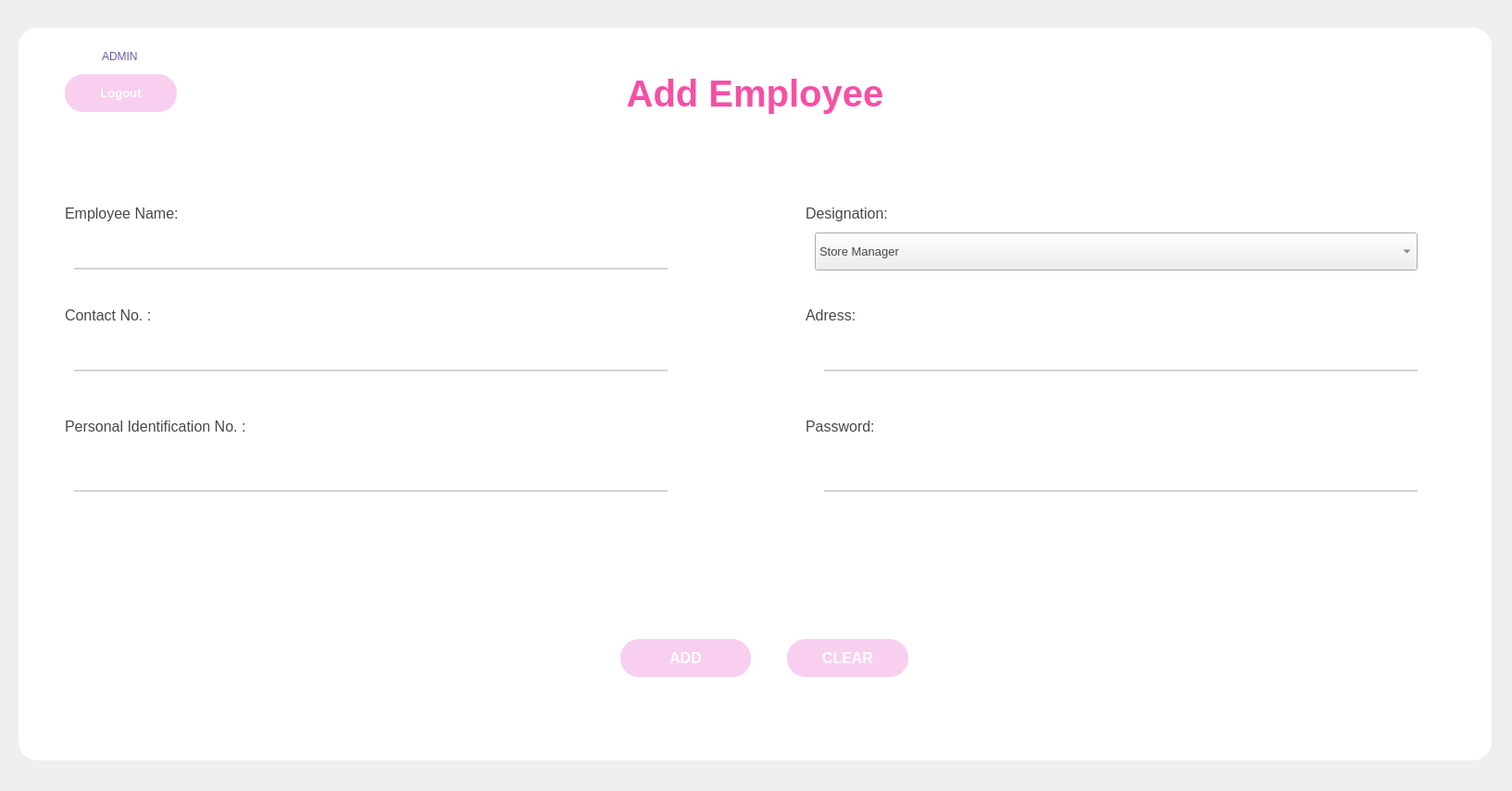
<?xml version="1.0" encoding="UTF-8"?>
<ui version="4.0">
 <class>MainWindow</class>
 <widget class="QMainWindow" name="MainWindow">
  <property name="geometry">
   <rect>
    <x>0</x>
    <y>0</y>
    <width>1633</width>
    <height>854</height>
   </rect>
  </property>
  <property name="windowTitle">
   <string>Add Employee</string>
  </property>
  <property name="windowIcon">
   <iconset>
    <normaloff>C:/Users/Phuong Nhi/Downloads/teddy-bear.png</normaloff>C:/Users/Phuong Nhi/Downloads/teddy-bear.png</iconset>
  </property>
  <property name="styleSheet">
   <string notr="true"/>
  </property>
  <widget class="QWidget" name="centralwidget">
   <widget class="QLabel" name="label">
    <property name="geometry">
     <rect>
      <x>110</x>
      <y>50</y>
      <width>91</width>
      <height>21</height>
     </rect>
    </property>
    <property name="font">
     <font>
      <pointsize>9</pointsize>
     </font>
    </property>
    <property name="styleSheet">
     <string notr="true">color: rgb(110, 88, 165);</string>
    </property>
    <property name="text">
     <string>ADMIN</string>
    </property>
   </widget>
   <widget class="QPushButton" name="pushButtonLogout">
    <property name="geometry">
     <rect>
      <x>70</x>
      <y>80</y>
      <width>121</width>
      <height>41</height>
     </rect>
    </property>
    <property name="font">
     <font>
      <pointsize>10</pointsize>
      <weight>75</weight>
      <bold>true</bold>
     </font>
    </property>
    <property name="styleSheet">
     <string notr="true">QPushButton {
	color: rgb(255, 255, 255);
    border-radius: 20px;
	background-color: rgb(248, 207, 239);
    padding: 10px;
    font-weight: bold;
}

QPushButton:hover {
    background-color: #ff85c0;
}

QPushButton:pressed {
    background-color: #d14789;
}

QPushButton {
    box-shadow: 5px 5px 15px rgba(0, 0, 0, 0.3); /* Bóng đổ */
}
</string>
    </property>
    <property name="text">
     <string>Logout</string>
    </property>
    <property name="icon">
     <iconset>
      <normaloff>../images/log-out.png</normaloff>../images/log-out.png</iconset>
    </property>
   </widget>
   <widget class="QLabel" name="label_2">
    <property name="geometry">
     <rect>
      <x>510</x>
      <y>50</y>
      <width>611</width>
      <height>101</height>
     </rect>
    </property>
    <property name="font">
     <font>
      <family>MS Shell Dlg 2</family>
      <pointsize>30</pointsize>
      <weight>75</weight>
      <bold>true</bold>
     </font>
    </property>
    <property name="styleSheet">
     <string notr="true">color: rgb(247, 79, 164);</string>
    </property>
    <property name="text">
     <string>Add Employee</string>
    </property>
    <property name="alignment">
     <set>Qt::AlignCenter</set>
    </property>
   </widget>
   <widget class="QLabel" name="label_5">
    <property name="geometry">
     <rect>
      <x>20</x>
      <y>30</y>
      <width>1591</width>
      <height>791</height>
     </rect>
    </property>
    <property name="styleSheet">
     <string notr="true">border-radius: 20; background: rgb(255, 255, 255)</string>
    </property>
    <property name="text">
     <string/>
    </property>
   </widget>
   <widget class="QLabel" name="label_6">
    <property name="geometry">
     <rect>
      <x>0</x>
      <y>0</y>
      <width>1631</width>
      <height>861</height>
     </rect>
    </property>
    <property name="text">
     <string/>
    </property>
    <property name="pixmap">
     <pixmap>../images/background.jpg</pixmap>
    </property>
    <property name="scaledContents">
     <bool>true</bool>
    </property>
   </widget>
   <widget class="QLabel" name="label_7">
    <property name="geometry">
     <rect>
      <x>80</x>
      <y>50</y>
      <width>21</width>
      <height>21</height>
     </rect>
    </property>
    <property name="text">
     <string/>
    </property>
    <property name="pixmap">
     <pixmap>../images/profile.png</pixmap>
    </property>
    <property name="scaledContents">
     <bool>true</bool>
    </property>
   </widget>
   <widget class="QLabel" name="timelabel">
    <property name="geometry">
     <rect>
      <x>1280</x>
      <y>60</y>
      <width>191</width>
      <height>21</height>
     </rect>
    </property>
    <property name="font">
     <font>
      <pointsize>10</pointsize>
      <italic>true</italic>
     </font>
    </property>
    <property name="styleSheet">
     <string notr="true">color: rgb(72, 72, 72);
</string>
    </property>
    <property name="text">
     <string/>
    </property>
   </widget>
   <widget class="QLineEdit" name="lineEditEmployeeName">
    <property name="geometry">
     <rect>
      <x>80</x>
      <y>260</y>
      <width>641</width>
      <height>31</height>
     </rect>
    </property>
    <property name="font">
     <font>
      <pointsize>10</pointsize>
      <italic>false</italic>
     </font>
    </property>
    <property name="styleSheet">
     <string notr="true">border: none;
border-bottom: 2px solid grey; /* Điều chỉnh độ dày và màu của viền dưới */
border-color: rgb(211, 211, 211);
padding: 5px;</string>
    </property>
    <property name="placeholderText">
     <string/>
    </property>
   </widget>
   <widget class="QLabel" name="label_3">
    <property name="geometry">
     <rect>
      <x>70</x>
      <y>210</y>
      <width>211</width>
      <height>41</height>
     </rect>
    </property>
    <property name="font">
     <font>
      <pointsize>12</pointsize>
      <weight>50</weight>
      <italic>false</italic>
      <bold>false</bold>
     </font>
    </property>
    <property name="styleSheet">
     <string notr="true">color: rgb(72, 72, 72);
</string>
    </property>
    <property name="text">
     <string>Employee Name:</string>
    </property>
   </widget>
   <widget class="QLabel" name="label_4">
    <property name="geometry">
     <rect>
      <x>70</x>
      <y>320</y>
      <width>211</width>
      <height>41</height>
     </rect>
    </property>
    <property name="font">
     <font>
      <pointsize>12</pointsize>
     </font>
    </property>
    <property name="styleSheet">
     <string notr="true">color: rgb(72, 72, 72);
</string>
    </property>
    <property name="text">
     <string>Contact No. :</string>
    </property>
   </widget>
   <widget class="QLabel" name="label_8">
    <property name="geometry">
     <rect>
      <x>70</x>
      <y>440</y>
      <width>291</width>
      <height>41</height>
     </rect>
    </property>
    <property name="font">
     <font>
      <pointsize>12</pointsize>
     </font>
    </property>
    <property name="styleSheet">
     <string notr="true">color: rgb(72, 72, 72);
</string>
    </property>
    <property name="text">
     <string>Personal Identification No. :</string>
    </property>
   </widget>
   <widget class="QLineEdit" name="lineEditContactNo">
    <property name="geometry">
     <rect>
      <x>80</x>
      <y>370</y>
      <width>641</width>
      <height>31</height>
     </rect>
    </property>
    <property name="font">
     <font>
      <pointsize>10</pointsize>
      <italic>false</italic>
     </font>
    </property>
    <property name="styleSheet">
     <string notr="true">border: none;
border-bottom: 2px solid grey; /* Điều chỉnh độ dày và màu của viền dưới */
border-color: rgb(211, 211, 211);
padding: 5px;</string>
    </property>
    <property name="placeholderText">
     <string/>
    </property>
   </widget>
   <widget class="QLineEdit" name="lineEditCCCDNo">
    <property name="geometry">
     <rect>
      <x>80</x>
      <y>500</y>
      <width>641</width>
      <height>31</height>
     </rect>
    </property>
    <property name="font">
     <font>
      <pointsize>10</pointsize>
      <italic>false</italic>
     </font>
    </property>
    <property name="styleSheet">
     <string notr="true">border: none;
border-bottom: 2px solid grey; /* Điều chỉnh độ dày và màu của viền dưới */
border-color: rgb(211, 211, 211);
padding: 5px;</string>
    </property>
    <property name="placeholderText">
     <string/>
    </property>
   </widget>
   <widget class="QPushButton" name="pushButtonAdd">
    <property name="geometry">
     <rect>
      <x>670</x>
      <y>690</y>
      <width>141</width>
      <height>41</height>
     </rect>
    </property>
    <property name="font">
     <font>
      <pointsize>12</pointsize>
      <weight>75</weight>
      <bold>true</bold>
     </font>
    </property>
    <property name="styleSheet">
     <string notr="true">QPushButton {
	color: rgb(255, 255, 255);
    border-radius: 20px;
	background-color: rgb(248, 207, 239);
    padding: 10px;
    font-weight: bold;
}

QPushButton:hover {
    background-color: #ff85c0;
}

QPushButton:pressed {
    background-color: #d14789;
}

QPushButton {
    box-shadow: 5px 5px 15px rgba(0, 0, 0, 0.3); /* Bóng đổ */
}
</string>
    </property>
    <property name="text">
     <string>ADD</string>
    </property>
    <property name="icon">
     <iconset>
      <normaloff>C:/Users/Phuong Nhi/Downloads/add (2).png</normaloff>C:/Users/Phuong Nhi/Downloads/add (2).png</iconset>
    </property>
    <property name="iconSize">
     <size>
      <width>30</width>
      <height>30</height>
     </size>
    </property>
   </widget>
   <widget class="QPushButton" name="pushButtonClear">
    <property name="geometry">
     <rect>
      <x>850</x>
      <y>690</y>
      <width>131</width>
      <height>41</height>
     </rect>
    </property>
    <property name="font">
     <font>
      <pointsize>12</pointsize>
      <weight>75</weight>
      <bold>true</bold>
     </font>
    </property>
    <property name="styleSheet">
     <string notr="true">QPushButton {
	color: rgb(255, 255, 255);
    border-radius: 20px;
	background-color: rgb(248, 207, 239);
    padding: 10px;
    font-weight: bold;
}

QPushButton:hover {
    background-color: #ff85c0;
}

QPushButton:pressed {
    background-color: #d14789;
}

QPushButton {
    box-shadow: 5px 5px 15px rgba(0, 0, 0, 0.3); /* Bóng đổ */
}
</string>
    </property>
    <property name="text">
     <string>CLEAR</string>
    </property>
    <property name="icon">
     <iconset>
      <normaloff>C:/Users/Phuong Nhi/Downloads/eraser.png</normaloff>C:/Users/Phuong Nhi/Downloads/eraser.png</iconset>
    </property>
    <property name="iconSize">
     <size>
      <width>30</width>
      <height>30</height>
     </size>
    </property>
   </widget>
   <widget class="QLabel" name="label_10">
    <property name="geometry">
     <rect>
      <x>870</x>
      <y>320</y>
      <width>211</width>
      <height>41</height>
     </rect>
    </property>
    <property name="font">
     <font>
      <pointsize>12</pointsize>
     </font>
    </property>
    <property name="styleSheet">
     <string notr="true">color: rgb(72, 72, 72);
</string>
    </property>
    <property name="text">
     <string>Adress:</string>
    </property>
   </widget>
   <widget class="QLabel" name="label_11">
    <property name="geometry">
     <rect>
      <x>870</x>
      <y>440</y>
      <width>211</width>
      <height>41</height>
     </rect>
    </property>
    <property name="font">
     <font>
      <pointsize>12</pointsize>
     </font>
    </property>
    <property name="styleSheet">
     <string notr="true">color: rgb(72, 72, 72);
</string>
    </property>
    <property name="text">
     <string>Password:</string>
    </property>
   </widget>
   <widget class="QLabel" name="label_12">
    <property name="geometry">
     <rect>
      <x>870</x>
      <y>210</y>
      <width>211</width>
      <height>41</height>
     </rect>
    </property>
    <property name="font">
     <font>
      <pointsize>12</pointsize>
     </font>
    </property>
    <property name="styleSheet">
     <string notr="true">color: rgb(72, 72, 72);
</string>
    </property>
    <property name="text">
     <string>Designation:</string>
    </property>
   </widget>
   <widget class="QLineEdit" name="lineEditAdress">
    <property name="geometry">
     <rect>
      <x>890</x>
      <y>370</y>
      <width>641</width>
      <height>31</height>
     </rect>
    </property>
    <property name="font">
     <font>
      <pointsize>10</pointsize>
      <italic>false</italic>
     </font>
    </property>
    <property name="styleSheet">
     <string notr="true">border: none;
border-bottom: 2px solid grey; /* Điều chỉnh độ dày và màu của viền dưới */
border-color: rgb(211, 211, 211);
padding: 5px;</string>
    </property>
    <property name="placeholderText">
     <string/>
    </property>
   </widget>
   <widget class="QLineEdit" name="lineEditPassword">
    <property name="geometry">
     <rect>
      <x>890</x>
      <y>500</y>
      <width>641</width>
      <height>31</height>
     </rect>
    </property>
    <property name="font">
     <font>
      <pointsize>10</pointsize>
      <italic>false</italic>
     </font>
    </property>
    <property name="styleSheet">
     <string notr="true">border: none;
border-bottom: 2px solid grey; /* Điều chỉnh độ dày và màu của viền dưới */
border-color: rgb(211, 211, 211);
padding: 5px;</string>
    </property>
    <property name="placeholderText">
     <string/>
    </property>
   </widget>
   <widget class="QComboBox" name="comboBoxDesignation">
    <property name="geometry">
     <rect>
      <x>880</x>
      <y>251</y>
      <width>651</width>
      <height>41</height>
     </rect>
    </property>
    <property name="font">
     <font>
      <pointsize>10</pointsize>
     </font>
    </property>
    <property name="styleSheet">
     <string notr="true">color: rgb(72, 72, 72);
</string>
    </property>
    <item>
     <property name="text">
      <string>Store Manager</string>
     </property>
     <property name="icon">
      <iconset>
       <normaloff>../images/profile.png</normaloff>../images/profile.png</iconset>
     </property>
    </item>
    <item>
     <property name="text">
      <string>Accountant</string>
     </property>
     <property name="icon">
      <iconset>
       <normaloff>../images/profile.png</normaloff>../images/profile.png</iconset>
     </property>
    </item>
    <item>
     <property name="text">
      <string>System Administrator (IT Manager)</string>
     </property>
     <property name="icon">
      <iconset>
       <normaloff>../images/profile.png</normaloff>../images/profile.png</iconset>
     </property>
    </item>
    <item>
     <property name="text">
      <string>Employee</string>
     </property>
     <property name="icon">
      <iconset>
       <normaloff>../images/profile.png</normaloff>../images/profile.png</iconset>
     </property>
    </item>
   </widget>
   <zorder>label_6</zorder>
   <zorder>label_5</zorder>
   <zorder>label</zorder>
   <zorder>pushButtonLogout</zorder>
   <zorder>label_2</zorder>
   <zorder>label_7</zorder>
   <zorder>timelabel</zorder>
   <zorder>lineEditEmployeeName</zorder>
   <zorder>label_3</zorder>
   <zorder>label_4</zorder>
   <zorder>label_8</zorder>
   <zorder>lineEditContactNo</zorder>
   <zorder>lineEditCCCDNo</zorder>
   <zorder>pushButtonAdd</zorder>
   <zorder>pushButtonClear</zorder>
   <zorder>label_10</zorder>
   <zorder>label_11</zorder>
   <zorder>label_12</zorder>
   <zorder>lineEditAdress</zorder>
   <zorder>lineEditPassword</zorder>
   <zorder>comboBoxDesignation</zorder>
  </widget>
 </widget>
 <resources/>
 <connections/>
</ui>
